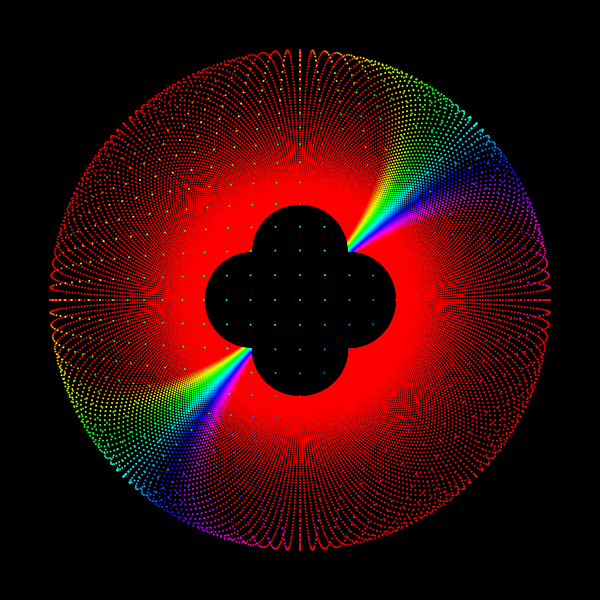
Frame 1 (no input)
Frame 60 (the mouse pressed at the canvas centre just before this capture): identical to frame 1, image omitted
Frame 120 (the mouse held since frame 60 and released just before this capture): identical to frame 1, image omitted

The Processing sketch that drew this single still picture (run headless with seeded random() and noise(); from frame 60 on, the mouse is pressed at the canvas centre):

// Processing sketch: StereographicCoordinates
// ── StereographicCoordinates.pde
void setup()
{
    size(600, 600);
    colorMode(HSB);
    noStroke();
}

void draw()
{
    background(0);

    for (float i = -10; i <= 10; i += .1)
    {
        for (float j = -10; j <= 10; j += .1)
        {
            float x = i * .5;
            float y = j * .5;
            fill(map(i + j, -2, 2, 0, 255), 255, 255);
            ellipse(width / 2 + 250 * u(x, y), height / 2 + 250 * v(x, y), 2, 2);
        }
    }

}

float u(float x, float y)
{
    return 2 * x / (1 + x * x + y * y);
} 

float v(float x, float y)
{
    return 2 * y / (1 + x * x + y * y);
}
